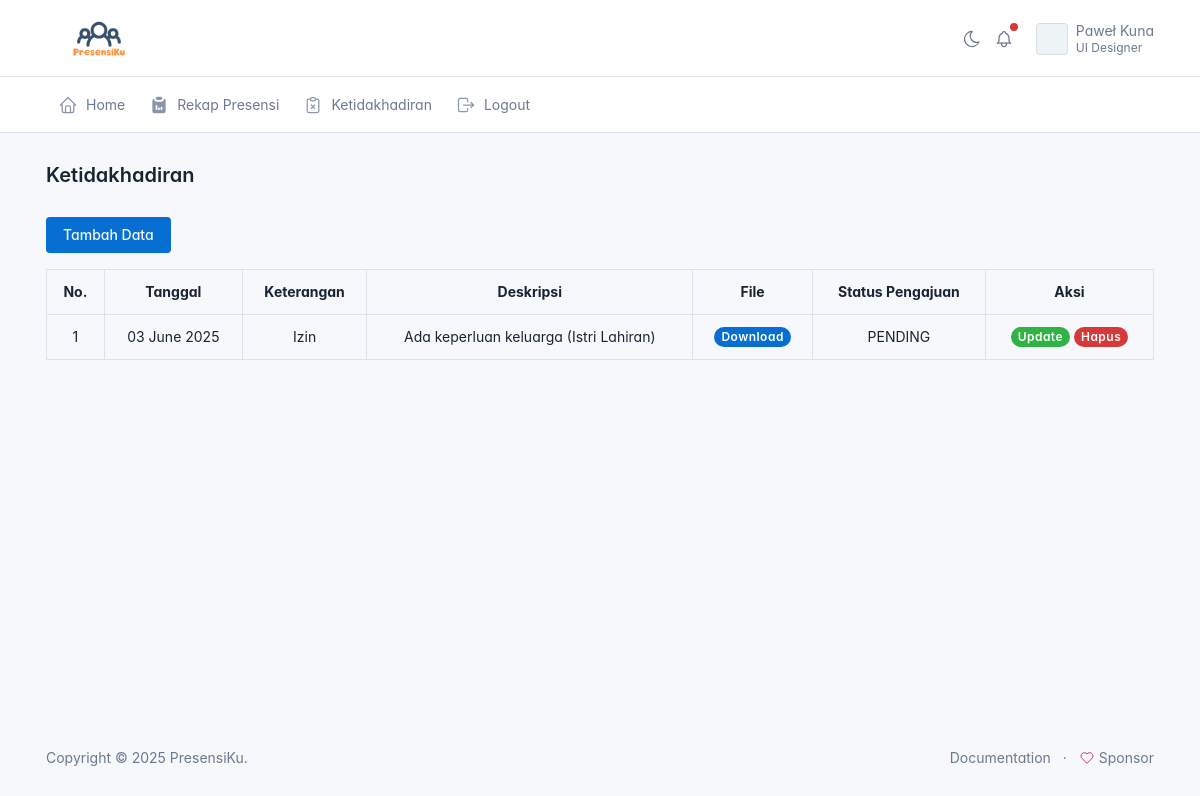
Page /pegawai/ketidakhadiran/ketidakhadiran.php (signed in) on the committed database.
### tables this page shows
CREATE TABLE `ketidakhadiran` (
  `id` int(11) NOT NULL,
  `id_pegawai` int(11) NOT NULL,
  `keterangan` varchar(225) NOT NULL,
  `tanggal` date NOT NULL,
  `deskripsi` varchar(225) NOT NULL,
  `file` varchar(100) NOT NULL,
  `status_pengajuan` varchar(30) NOT NULL
);

### config.php (called while the page is built, shortened)
<?php
function base_url($url = null)
{
    $base_url = 'http://localhost/RPLPresensi';
    if ($url != null) {
        return $base_url . '/' . $url;
    } else {
        return $base_url;
    }
}
?>

### pegawai/ketidakhadiran/ketidakhadiran.php (the view, shortened to what this page needs)
<?php
include('../layout/header.php');
include_once('../../config.php');
$id = $_SESSION['id'];
$result = mysqli_query($connection, "SELECT * FROM ketidakhadiran WHERE id_pegawai = '$id' ORDER BY id DESC");
?>
<div class="page-body">
    <div class="container-xl">
        <a href="<?= base_url('pegawai/ketidakhadiran/pengajuan_ketidakhadiran.php') ?>"
            class="btn btn-primary mb-3">Tambah
            Data</a>
        <table class="table table-bordered text-center">
            <tr>
                <th>No.</th>
                <th>Tanggal</th>
                <th>Keterangan</th>
                <th>Deskripsi</th>
                <th>File</th>
                <th>Status Pengajuan</th>
                <th>Aksi</th>
            </tr>
            <?php
            if (mysqli_num_rows($result) === 0) { ?>
                <tr>
                    <td colspan="7">Data ketidakhadiran masih kosong</td>
                </tr>
            <?php } else { ?>
                <?php $no = 1;
                while ($data = mysqli_fetch_array($result)): ?>
                    <tr>
                        <td><?= $no++ ?></td>
                        <td><?= date('d F Y', strtotime($data['tanggal'])) ?></td>
                        <td><?= $data['keterangan'] ?></td>
                        <td><?= $data['deskripsi'] ?></td>
                        <td>
                            <a target="_blank" href="<?= base_url('presensi/img/data_izin/' . $data['file']) ?>"
                                class="badge badge-pill bg-primary">Download</a>
                        </td>
                        <td><?= $data['status_pengajuan'] ?></td>
                        <td>
                            <a href="edit.php?id=<?= $data['id'] ?>" class="badge badge-pill bg-success">Update</a>
                            <a href="hapus.php?id=<?= $data['id'] ?>" class="badge badge-pill bg-danger tombol-hapus">Hapus</a>
                        </td>
                    </tr>
                <?php endwhile; ?>
            <?php } ?>
        </table>
    </div>
</div>
<?php include('../layout/footer.php'); ?>

### rows in the picture
ketidakhadiran: tanggal "03 June 2025", keterangan "Izin", deskripsi "Ada keperluan keluarga (Istri Lahiran)", status_pengajuan "PENDING"

### other values in the picture
$judul "Ketidakhadiran"
